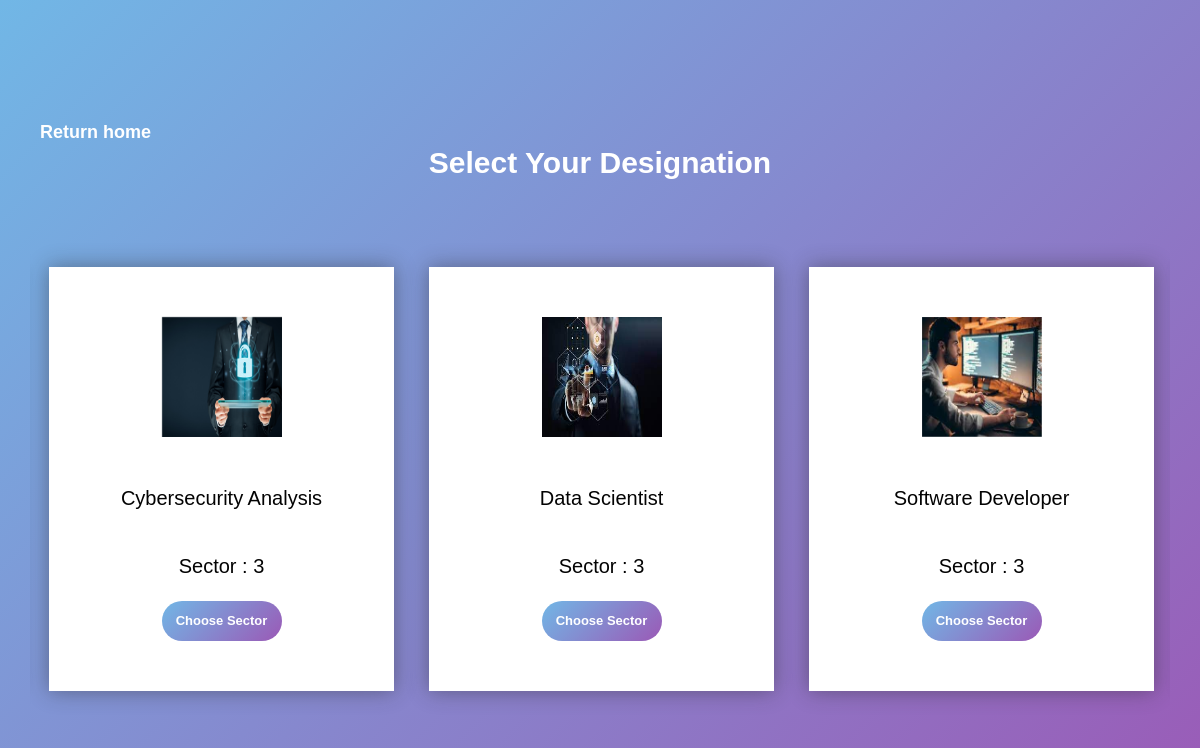
The app's page /designation.php (signed in) with its own data.
### tables this page shows
CREATE TABLE `desg` (
  `d_id` int(11) NOT NULL,
  `d_name` varchar(50) NOT NULL,
  `d_pic` varchar(100) NOT NULL
);

### designation.php (the view, shortened to what this page needs)
<?php
include_once "connection.php";
$sql = "SELECT * from desg";
$result = mysqli_query($conn,$sql);
if ($result->num_rows > 0) {
?>
<!doctype html>
<html class="no-js"  lang="en">
	<head>
        <link rel="stylesheet" href="assets/css/owl.carousel.min.css">
		<link rel="stylesheet" href="assets/css/owl.theme.default.min.css"/>
		<link rel="stylesheet" href="assets/css/bootstrap.min.css" />
		<link rel="stylesheet" href="assets/css/style.css" />
        <link rel="stylesheet" href="designation.css" />
	</head>
	<body>
		<section   class="testemonial">
		<div class="top_link"><a class="return_link" href="index.php"><img src="https://drive.google.com/u/0/uc?id=16U__U5dJdaTfNGobB_OpwAJ73vM50rPV&export=download" alt="">Return home</a></div>
			<div class="container">
				<div class="gallary-header text-center">
					<h2>
						Select your Designation
					</h2>
				</div>
				<div class="owl-carousel owl-theme" id="testemonial-carousel">
                <?php while($row = $result->fetch_assoc()) { ?>
					<div class="home1-testm item" >
						<div class="home1-testm-single text-center">
							<div class="home1-testm-img">
								<img src="<?php echo $row["d_pic"]; ?>" alt="img"/>
							</div>
							<div class="home1-testm-txt">
								<p>
                                <?php echo $row["d_name"]; ?>
								</p>
                                <p>
                                <?php echo "Sector : 3"; ?>
								</p>
							</div>
							<a class="linkChoose" href="sector.php?d_id=<?php echo $row['d_id'];?> && d_name=<?php echo $row['d_name'];?>"><button class="btnChoose">Choose Sector</button></a>
						</div>
					</div>
                    <?php } ?>
				</div>
			</div>
		</section>
				<?php
                    }
                ?>
	</body>
</html>

### assets/css/style.css (style rules this page uses)
* { padding: 0; margin: 0; }
* { -webkit-box-sizing:border-box; -moz-box-sizing:border-box; -o-box-sizing:border-box; -ms-box-sizing:border-box; box-sizing:border-box; }
body { position: relative; font-size:14px; color: #222222; background: #fff; font-family: 'Poppins', sans-serif; max-width:1920px; margin:0 auto; overflow-x:hidden; }
a,a:hover,a:active,a:focus { display:inline-block; text-decoration:none; font-size:13px; padding:0; margin:0; }
h1,h2,h3,h4,h5,h6 { margin: 0; color:#222222; text-transform: capitalize; }
p { margin: 0; color:#666666; font-size:14px; }
img { border:none;max-width:100%; height:auto; }
select,input,textarea,button { box-shadow:none;outline:0!important; }
html,body { height: 100%; z-index: 2; }
.gallary-header h2 { position:relative; color:#ffffff; font-size:30px; font-weight:bolder; text-transform:capitalize; font-family: 'Poppins', sans-serif; padding-bottom:14px; }
.testemonial { position:relative; background: #f9f9f9; padding:120px 0; }
.home1-testm-single { max-width: 345px; background: #fff; padding: 50px 0; box-shadow: 0 0 20px rgba(41, 39, 39, 0.452); -webkit-transition: .5s; -moz-transition:.5s; -ms-transition:.5s; -o-transition:.5s; transition: .5s; }
.home1-testm.item { padding-top: 74px; padding-bottom: 30px; }
.testemonial .owl-carousel .owl-item img { display: inline-block; width:120px; height: 120px; line-height: 80px; }
.home1-testm-txt { padding-top: 27px; }
.home1-testm-txt p { color: #030303; font-size: 20px; font-family: 'Poppins', sans-serif; max-width: 284px; margin: 0 auto; padding: 20px 0; }

### designation.css (style rules this page uses)
.btnChoose { height: 40px; width: 120px; border-radius: 20px; border: none; }
.container { background-color: transparent; }
.testemonial { background: linear-gradient(135deg, #71b7e6, #9b59b6); }
.btnChoose { background: linear-gradient(135deg, #71b7e6, #9b59b6); }
.linkChoose { color: white; font-weight: bold; }
.top_link { margin-left: 40px; }
.return_link { color: white; font-weight: bold; font-size: large; }

### records on screen
desg: d_pic (picture), d_name "Cybersecurity Analysis"
desg: d_pic (picture), d_name "Data Scientist"
desg: d_pic (picture), d_name "Software Developer"
